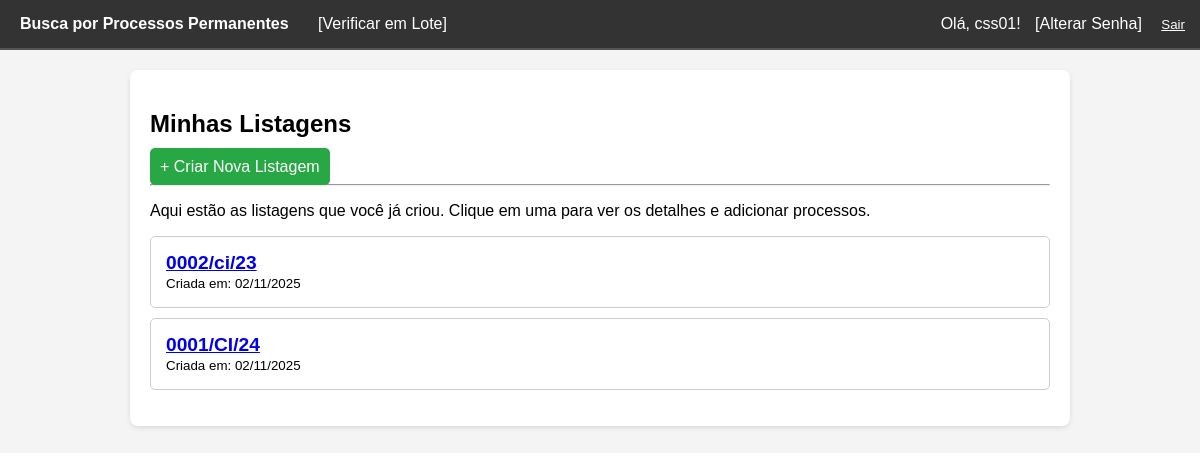
The app's page / (signed in) with its own data.
### core/models.py (models this page shows, shortened)
class Listagem(models.Model):
    titulo = models.CharField(max_length=100, help_text="Formato: NNNN/TT/AA")
    criador = models.ForeignKey(User, on_delete=models.PROTECT)
    data_criacao = models.DateTimeField(auto_now_add=True)

### core/views.py (the view)
# urls.py: path('', views.home, name='home'),
@login_required
def home(request):
    listagens = Listagem.objects.filter(criador=request.user).order_by('-data_criacao')
    return render(request, 'core/home.html', {'listagens': listagens})

### core/templates/core/home.html
{% extends 'core/base.html' %}
{% block content %}
    <h2>Minhas Listagens</h2>
    <a href="{% url 'criar_listagem' %}" style="padding: 10px; background-color: #28a745; color: white; text-decoration: none; border-radius: 5px;">
        + Criar Nova Listagem
    </a>
    <hr>
    <p>Aqui estão as listagens que você já criou. Clique em uma para ver os detalhes e adicionar processos.</p>
    <ul style="list-style: none; padding: 0;">
        {% for listagem in listagens %}
            <li style="padding: 15px; border: 1px solid #ccc; margin-bottom: 10px; border-radius: 5px;">
                <strong>
                    <a href="{% url 'detalhe_listagem' pk=listagem.pk %}" style="font-size: 1.2em;">
                        {{ listagem.titulo }}
                    </a>
                </strong>
                <br>
                <small>Criada em: {{ listagem.data_criacao|date:"d/m/Y" }}</small>
            </li>
        {% empty %}
            <li>Você ainda não criou nenhuma listagem.</li>
        {% endfor %}
    </ul>
{% endblock %}

### core/templates/core/base.html (shortened to what this page needs)
<!DOCTYPE html>
<html lang="pt-br">
<head>
</head>
<body>
    <div class="nav">
        <a href="{% url 'home' %}"><strong>Busca por Processos Permanentes</strong></a>
        {% if user.is_authenticated %}
            <a href="{% url 'verificar_lote' %}" style="margin-left: 20px;">[Verificar em Lote]</a>
            <div class="nav-right">
                Olá, {{ user.username }}!
                <a href="{% url 'password_change' %}" style="margin-left: 10px;">[Alterar Senha]</a>
                <form action="{% url 'logout' %}" method="post" style="display: inline; margin-left: 10px;">
                    <button type="submit" style="background:none; border:none; color:white; cursor:pointer; text-decoration:underline; padding:0; font-family: Arial, sans-serif;">
                        Sair
                    </button>
                </form>
            </div>
        {% endif %}
    </div>
    <div class="container">
        {% block content %}
        {% endblock %}
    </div>
</body>
</html>

### core/templates/core/base.html (style rules this page uses)
body { font-family: Arial, sans-serif; margin: 0; padding: 0; background-color: #f4f4f4; }
.nav { background-color: #333; color: white; padding: 15px; border-bottom: 2px solid #555; }
.nav a { color: white; text-decoration: none; margin: 0 5px; }
.nav-right { float: right; }
.container { max-width: 900px; margin: 20px auto; padding: 20px; background-color: white; border-radius: 8px; box-shadow: 0 2px 5px rgba(0,0,0,0.1); }

### records on screen
Listagem: titulo "0002/ci/23", data_criacao "02/11/2025"
Listagem: titulo "0001/CI/24", data_criacao "02/11/2025"

### other values on screen
{{ user.username }} "css01"
